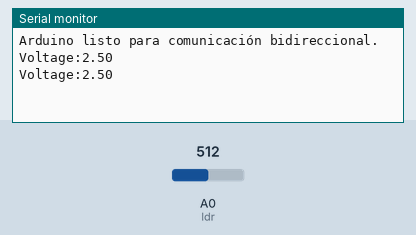
Simulated run of this sketch. Board: Arduino Uno, built with avr-gcc and run on an emulated ATmega328P. On the bench: the last lines printed to the serial monitor. The inputs (shaded band) are chosen by the test bench; at power-on: A0 (ldr) = 512.

Above: at 10.8 s.
10.9 s: A0 (ldr) set to 716
At 20.7 s:
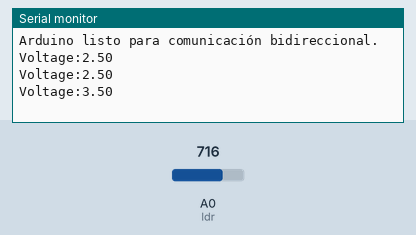
20.9 s: A0 (ldr) set to 900
At 31.3 s:
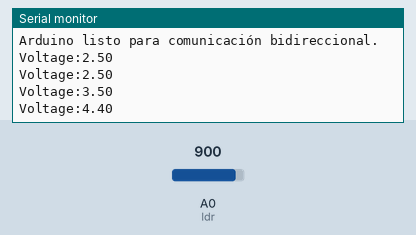
Timing chart, 0 to 32.8 s (numbered marks = the images above; inputs shaded):
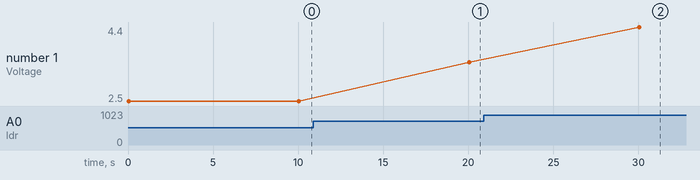

Measured:
- after the input at 10.9 s, the serial monitor: prints a new line after 9.1 s (image 1)
- after the input at 20.9 s, the serial monitor: prints a new line after 9.2 s (image 2)
- plotted number 1: 2.5 → 3.5 after the input at 10.9 s, 3.5 → 4.4 after the input at 20.9 s

The sketch:

arduino_pi_communication.ino
```cpp
#include <SoftwareSerial.h>

// Definir los pines para SoftwareSerial
const int rxPin = 10; // RX de SoftwareSerial (Recibe de Pi)
const int txPin = 11; // TX de SoftwareSerial (Envía a Pi)

SoftwareSerial mySerial(rxPin, txPin); // RX, TX

const int ldr = A0;

void setup(){
    pinMode(ldr, INPUT);             // Inicializar el sensor LDR como INPUT
    mySerial.begin(9600);            // Iniciar comunicación SoftwareSerial a 9600 bps
    Serial.begin(9600);              // Iniciar comunicación USB para depuración
    Serial.println("Arduino listo para comunicación bidireccional.");
}

void loop(){
    int rawValue = analogRead(ldr);  // Leer el valor analógico del LDR
    float voltage = (rawValue / 1023.0) * 5.0; // Calcular la tensión

    // Enviar la tensión a la Raspberry Pi
    mySerial.print("Voltage:");
    mySerial.println(voltage, 2);    // Enviar con 2 decimales

    // Enviar la tensión al Monitor Serial para depuración
    Serial.print("Voltage:");
    Serial.println(voltage, 2);        // Enviar con 2 decimales

    delay(10000); // Esperar 10 segundos antes de la siguiente lectura
}
```
